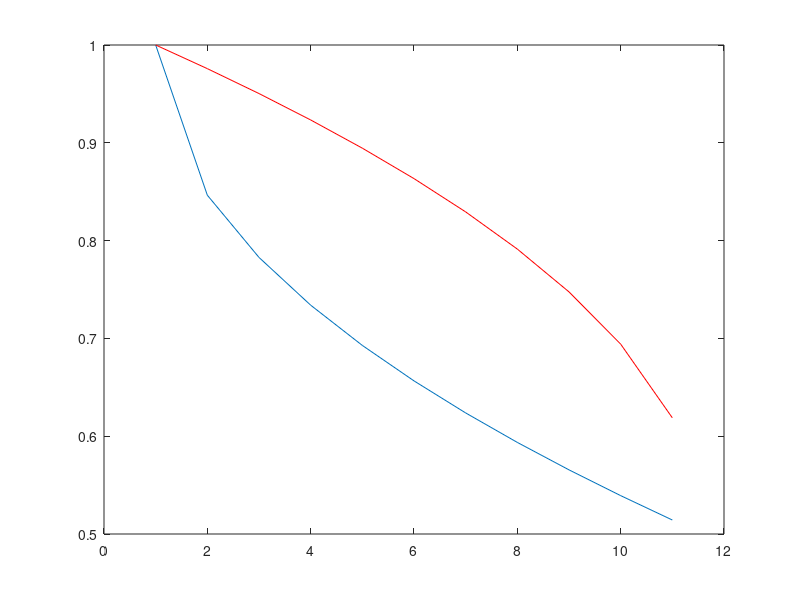

This figure's MATLAB source:

theta=0:0.01:0.1060;

f1=1- sqrt(2.3589 *theta); 
f2=(1+sqrt(1-4*2.3589*theta))/2;


plot(f1); 
hold on;
plot(f2,'r');
 